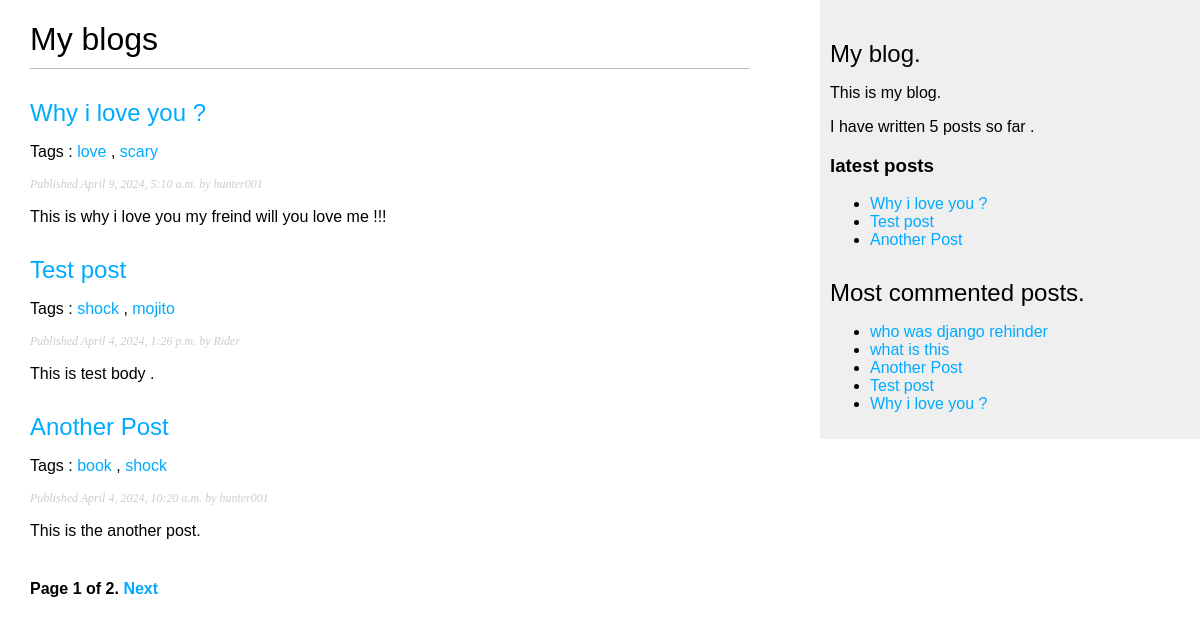
/blog/, run on an earlier commit of the app's database.
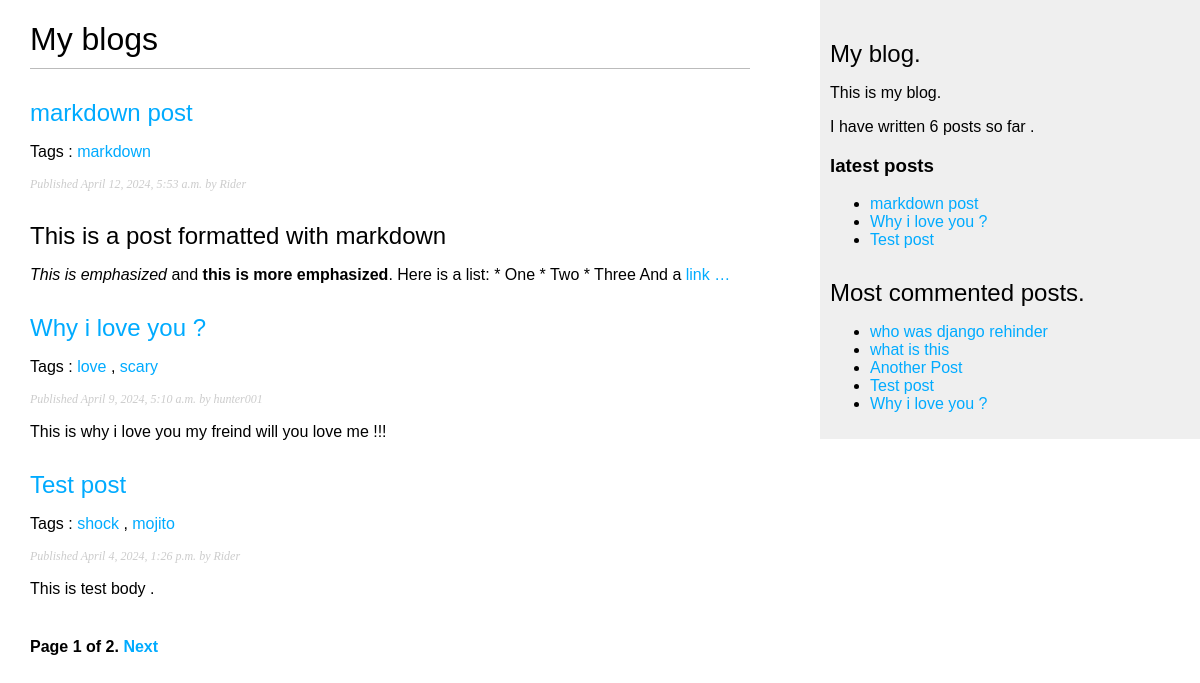
And on a later commit of the database.
### blog/models.py (models this page shows, shortened)
class Post(models.Model):
    class Status(models.TextChoices):
        DRAFT = 'DF','draft'
        PUBLISHED = 'PB','Published'
    title = models.CharField(max_length=250)
    slug = models.SlugField(max_length=250,
                            unique='publish')
    author = models.ForeignKey(User,
                               on_delete=models.CASCADE,
                               related_name='blog_posts')
    body = models.TextField()
    publish = models.DateTimeField(default=timezone.now())
    created = models.DateTimeField(auto_now_add=True)
    updated = models.DateTimeField(auto_now=True)
    tags = TaggableManager()
    status = models.CharField(
        max_length=2,
        choices=Status.choices,
        default=Status.DRAFT
    )
    objects = models.Manager() # default manager
    published = PublishedManager() # custom manager
    class Meta:
        ordering = ['-publish']
        indexes = [
            models.Index(fields=['-publish']),
        ]
    def get_absolute_url(self):
        return reverse('blog:post_detail',args=[self.publish.year,
                                                self.publish.month,
                                                self.publish.day,
                                                self.slug
                                                ])

### blog/views.py (the view)
# urls.py: path('',views.post_list,name='post_list'),
def post_list(request,tag_slug=None):
    post_list = Post.published.all()
    tag = None
    if tag_slug:
        tag = get_object_or_404(Tag,slug=tag_slug)
        post_list = post_list.filter(tags__in=[tag])
    paginator = Paginator(post_list,3)
    page_number = request.GET.get('page',1)
    try:
        posts = paginator.page(page_number)
    except PageNotAnInteger:
        posts = paginator.page(1)
    except EmptyPage:
        posts = paginator.page(num_pages)
    return render(
        request,
        'blog/post/list.html',
        {
            'posts':posts,
            'tag':tag
        }
    )

### blog/models.py (called while the page is built)
    def get_queryset(self):
        return super().get_queryset().filter(status=Post.Status.PUBLISHED)

### blog/templatetags/blog_tags.py (called while the page is built)
@register.simple_tag
def total_posts():
    return Post.published.count()

@register.inclusion_tag('blog/post/latest_posts.html')
def show_latest_posts(count=5):
    latest_posts = Post.published.order_by('-publish')[:count]
    return {
        'latest_posts' : latest_posts
    }

@register.simple_tag
def get_most_commented_post(count=5):
    return Post.published.annotate(
        total_comments=Count('comments')
    ).order_by('-total_comments')[:count]

@register.filter(name="markdown")
def markdown_format(text):
    return mark_safe(markdown.markdown(text))

### blog/templates/blog/post/list.html (shortened to what this page needs)
{% extends "blog/base.html" %}
{% load blog_tags %}
{% block content %}
  <h1>My blogs</h1>
  {% for post in posts%}
    <h2>
    <a href="{{ post.get_absolute_url }}">{{post.title}}
    </a>
    </h2>
    <p class='tags'>
    Tags :
    {% for tag in post.tags.all %}
     <a href="{% url "blog:post_list_by_tag" tag.slug %}">
      {{tag.name}}
     </a>
     {% if not forloop.last %}, {% endif %}
    {% endfor %}
    </p>
    <p class="date">
    Published {{post.publish}} by {{post.author}}
    </p>
    {{ post.body|markdown|truncatewords_html:30}}
  {% endfor %}
{% include "pagination.html" with page=posts %}
{% endblock %}

### blog/templates/blog/base.html (shortened to what this page needs)
{% load blog_tags %}
{% load static %}
<!DOCTYPE html>
<html>
    <head>
        <link href="{% static "css/blog.css" %}" rel="stylesheet">
    </head>
    <body>
       <div id="content">
         {% block content %}
         {% endblock %}
       </div>
       <div id="sidebar">
         <h2>My blog.</h2>
         <p>This is my blog.</p>
         I have written {% total_posts %} posts so far .
         <h3>latest posts</h3>
         {% show_latest_posts 3%}
         <h2>Most commented posts.</h2>
         {% get_most_commented_post as commented_post %}
         <ul>
           {% for post in commented_post %}
             <li>
               <a href="{{ post.get_absolute_post  }}">{{post.title}}</a>
             </li>
           {% endfor %}
         </ul>
       </div>
    </body>
</html>

### blog/templates/blog/post/latest_posts.html
<ul>
  {% for post in latest_posts %}
    <li>
       <a href="{{ post.get_absolute_url }}">{{ post.title}}</a>
    </li>
  {% endfor %}
</ul>

What changed in the data, as far as the page shows it:
no longer on one of the page's lists (row unchanged): Post: title "Another Post", publish "April 4, 2024, 10:20 a.m.", author "hunter001", body "This is the another post."
added Post: title "markdown post", publish "April 12, 2024, 5:53 a.m.", author "Rider", body "This is a post formatted with markdown This is emphasized and this is more emphasized . Here is a list: * One * Two * Three And a link …"
added Tag: name "markdown", shown under "markdown post"
computed for Post "Another Post": loses Tag (name "book"); loses Tag (name "shock")
Also different on the page:
text no longer shown: "5"
text now shown: "6"
